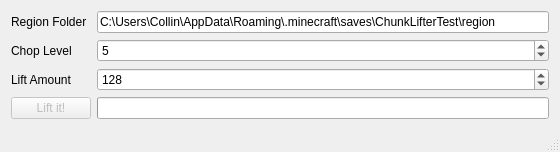
<?xml version="1.0" encoding="UTF-8"?>
<ui version="4.0">
 <class>MainWindow</class>
 <widget class="QMainWindow" name="MainWindow">
  <property name="geometry">
   <rect>
    <x>0</x>
    <y>0</y>
    <width>560</width>
    <height>139</height>
   </rect>
  </property>
  <property name="windowTitle">
   <string>MainWindow</string>
  </property>
  <widget class="QWidget" name="centralWidget">
   <layout class="QGridLayout" name="gridLayout">
    <item row="3" column="0">
     <widget class="QPushButton" name="startButton">
      <property name="enabled">
       <bool>false</bool>
      </property>
      <property name="text">
       <string>Lift it!</string>
      </property>
     </widget>
    </item>
    <item row="1" column="0">
     <widget class="QLabel" name="bottomLabel">
      <property name="text">
       <string>Chop Level</string>
      </property>
     </widget>
    </item>
    <item row="0" column="0">
     <widget class="QLabel" name="regionFolderLabel">
      <property name="text">
       <string>Region Folder</string>
      </property>
     </widget>
    </item>
    <item row="1" column="1">
     <widget class="QSpinBox" name="bottomSpinBox">
      <property name="maximum">
       <number>254</number>
      </property>
      <property name="value">
       <number>5</number>
      </property>
     </widget>
    </item>
    <item row="2" column="1">
     <widget class="QSpinBox" name="amountSpinBox">
      <property name="minimum">
       <number>1</number>
      </property>
      <property name="maximum">
       <number>254</number>
      </property>
      <property name="value">
       <number>128</number>
      </property>
     </widget>
    </item>
    <item row="3" column="1">
     <widget class="QProgressBar" name="progressBar">
      <property name="enabled">
       <bool>true</bool>
      </property>
      <property name="maximum">
       <number>1</number>
      </property>
      <property name="value">
       <number>0</number>
      </property>
      <property name="textVisible">
       <bool>false</bool>
      </property>
      <property name="format">
       <string>%v/%m Chunks</string>
      </property>
     </widget>
    </item>
    <item row="2" column="0">
     <widget class="QLabel" name="amountLabel">
      <property name="text">
       <string>Lift Amount</string>
      </property>
     </widget>
    </item>
    <item row="0" column="1">
     <widget class="QLineEdit" name="dirEdit">
      <property name="text">
       <string>C:\Users\Collin\AppData\Roaming\.minecraft\saves\ChunkLifterTest\region</string>
      </property>
     </widget>
    </item>
   </layout>
  </widget>
  <widget class="QStatusBar" name="statusBar"/>
 </widget>
 <layoutdefault spacing="6" margin="11"/>
 <resources/>
 <connections/>
</ui>
